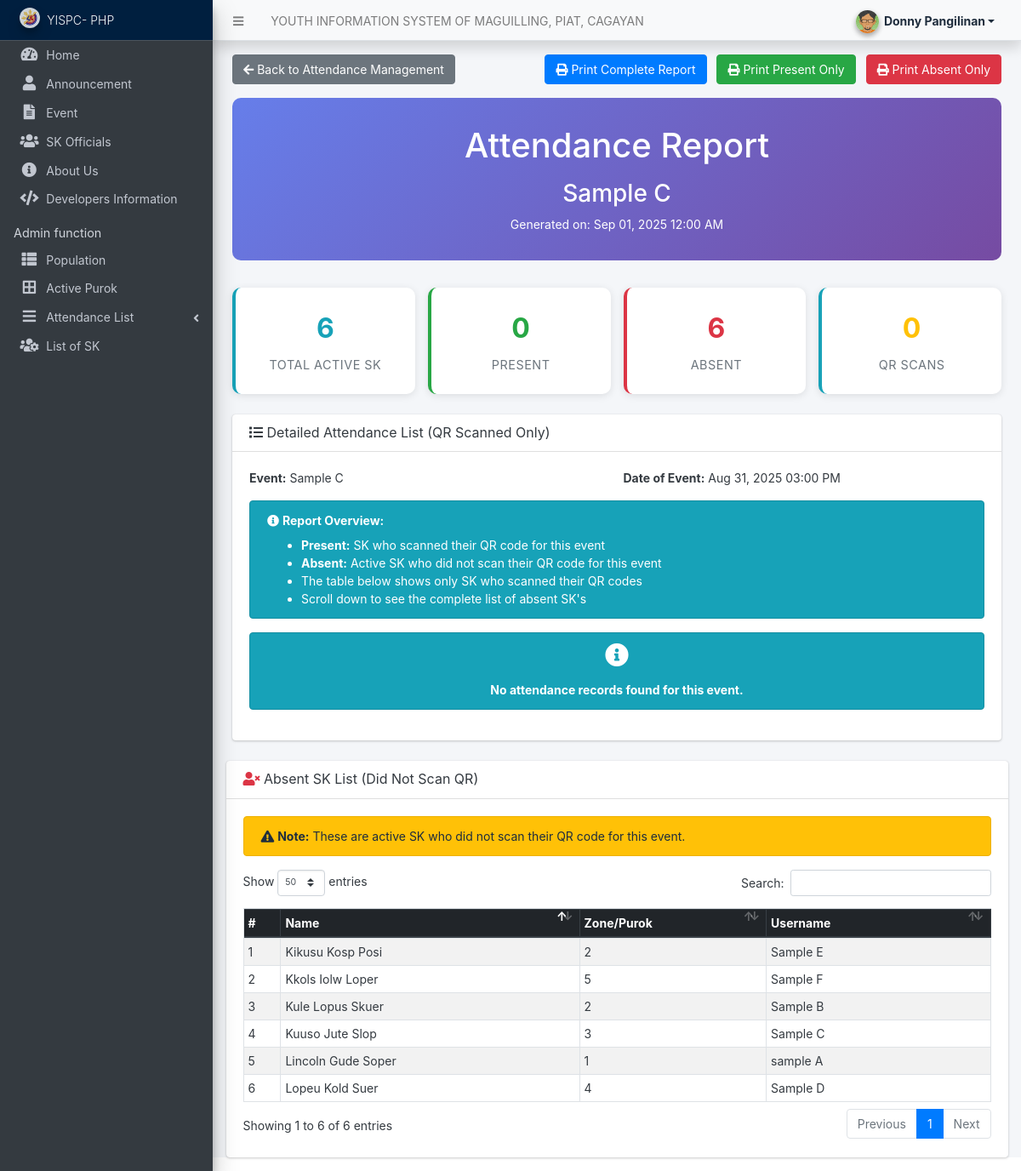
Page /admin/?page=attendance/attendance_report&event_id=18 (signed in) on the committed database.
### tables this page shows
CREATE TABLE `event_list` (
  `id` int(11) NOT NULL,
  `title` varchar(255) NOT NULL,
  `description` text DEFAULT NULL,
  `image_path` varchar(255) DEFAULT NULL,
  `image_paths` text DEFAULT NULL,
  `images` text DEFAULT NULL,
  `date_created` datetime DEFAULT current_timestamp()
);

CREATE TABLE `users` (
  `id` int(50) NOT NULL,
  `firstname` varchar(250) NOT NULL,
  `middlename` text DEFAULT NULL,
  `lastname` varchar(250) NOT NULL,
  `username` text NOT NULL,
  `password` text NOT NULL,
  `security_question` varchar(255) DEFAULT NULL,
  `security_answer` varchar(255) DEFAULT NULL,
  `avatar` text DEFAULT NULL,
  `qr_code` text DEFAULT NULL,
  `last_login` datetime DEFAULT NULL,
  `type` tinyint(1) NOT NULL DEFAULT 0,
  `status` tinyint(1) NOT NULL DEFAULT 1,
  `date_added` datetime NOT NULL DEFAULT current_timestamp(),
  `date_updated` datetime DEFAULT current_timestamp() ON UPDATE current_timestamp(),
  `zone` int(1) NOT NULL,
  `birthdate` date DEFAULT NULL,
  `age` int(3) NOT NULL,
  `sex` enum('Male','Female') NOT NULL
);

### admin/attendance/attendance_report.php (the view, shortened to what this page needs)
<?php
$event_id = intval($_GET['event_id']);
$event_qry = $conn->query("SELECT * FROM `event_list` WHERE id = '{$event_id}'");
$event = $event_qry->fetch_assoc();
$attendance_qry = $conn->query("
    SELECT
        ea.*,
        CONCAT(u.firstname, ' ', COALESCE(CONCAT(u.middlename, ' '), ''), u.lastname) as attendee_name,
        u.avatar as attendee_avatar,
        u.zone as attendee_zone,
        CONCAT(scanner.firstname, ' ', COALESCE(CONCAT(scanner.middlename, ' '), ''), scanner.lastname) as scanner_name
    FROM `event_attendance` ea
    LEFT JOIN `users` u ON ea.user_id = u.id
    LEFT JOIN `users` scanner ON ea.scanner_user_id = scanner.id
    WHERE ea.event_id = '{$event_id}'
    ORDER BY ea.scan_time DESC
");
$present_count = 0;
$attendance_qry->data_seek(0);
$attendance_qry->data_seek(0);
$total_active_users_qry = $conn->query("SELECT COUNT(*) as count FROM `users` WHERE `status` = 1 AND `type` != 1");
$total_active_users = $total_active_users_qry->fetch_assoc()['count'];
$absent_count = $total_active_users - $present_count;
$total_attendees = $attendance_qry->num_rows;
$absent_users_qry = $conn->query("
    SELECT
        u.id,
        CONCAT(u.firstname, ' ', COALESCE(CONCAT(u.middlename, ' '), ''), u.lastname) as full_name,
        u.zone,
        u.username
    FROM `users` u
    WHERE u.status = 1
    AND u.type != 1
    AND u.id NOT IN (
        SELECT ea.user_id
        FROM `event_attendance` ea
        WHERE ea.event_id = '{$event_id}'
        AND ea.status = 'present'
    )
    ORDER BY u.firstname, u.lastname
");
?>
<div class="container-fluid">
    <div class="row no-print mb-3">
        <div class="col-12">
            <a href="./?page=attendance" class="btn btn-secondary">
                <i class="fas fa-arrow-left"></i> Back to Attendance Management
            </a>
            <div class="float-right">
                <button onclick="printAll()" class="btn btn-primary mr-2">
                    <i class="fas fa-print"></i> Print Complete Report
                </button>
                <button onclick="printPresent()" class="btn btn-success mr-2">
                    <i class="fas fa-print"></i> Print Present Only
                </button>
                <button onclick="printAbsent()" class="btn btn-danger">
                    <i class="fas fa-print"></i> Print Absent Only
                </button>
            </div>
        </div>
    </div>
    <div class="report-header text-center">
        <h1 class="mb-3">Attendance Report</h1>
        <h3><?= htmlspecialchars($event['title']) ?></h3>
        <p class="mb-0">Generated on: <?= date("M d, Y h:i A") ?></p>
    </div>
    <div class="row mb-4">
        <div class="col-md-3">
            <div class="stat-card total">
                <div class="stat-number text-info"><?= $total_active_users ?></div>
                <div class="stat-label">Total Active SK</div>
            </div>
        </div>
        <div class="col-md-3">
            <div class="stat-card present">
                <div class="stat-number text-success"><?= $present_count ?></div>
                <div class="stat-label">Present</div>
            </div>
        </div>
        <div class="col-md-3">
            <div class="stat-card absent">
                <div class="stat-number text-danger"><?= $absent_count ?></div>
                <div class="stat-label">Absent</div>
            </div>
        </div>
        <div class="col-md-3">
            <div class="stat-card total">
                <div class="stat-number text-warning"><?= $total_attendees ?></div>
                <div class="stat-label">QR Scans</div>
            </div>
        </div>
    </div>
    <div class="card">
        <div class="card-header">
            <h4 class="card-title mb-0">
                <i class="fas fa-list"></i> Detailed Attendance List (QR Scanned Only)
            </h4>
        </div>
        <div class="card-body print-section" id="presentSection">
            <div class="row mb-3">
                <div class="col-md-6">
                    <strong>Event:</strong> <?= htmlspecialchars($event['title']) ?>
                </div>
                <div class="col-md-6">
                    <strong>Date of Event:</strong> <?= date("M d, Y h:i A", strtotime($event['date_created'])) ?>
                </div>
            </div>
            <div class="alert alert-info">
                <i class="fas fa-info-circle"></i>
                <strong>Report Overview:</strong>
                <ul class="mb-0 mt-2">
                    <li><strong>Present:</strong> SK who scanned their QR code for this event</li>
                    <li><strong>Absent:</strong> Active SK who did not scan their QR code for this event</li>
                    <li>The table below shows only SK who scanned their QR codes</li>
                    <li>Scroll down to see the complete list of absent SK's</li>
                </ul>
            </div>
            <?php if($total_attendees > 0): ?>
            <div class="table-responsive">
                <table class="table table-striped table-bordered" id="reportTable">
                    <thead class="thead-dark">
                        <tr>
                            <th width="5%">#</th>
                            <th width="30%">Attendee Name</th>
                            <th width="20%">Zone/Purok</th>
                            <th width="25%">Scan Time</th>
                            <th width="10%">Status</th>
                            <th width="10%">Scanned By</th>
                        </tr>
                    </thead>
                    <tbody>
                        <?php
                        $i = 1;
                        while($row = $attendance_qry->fetch_assoc()):
                        ?>
                        <tr>
                            <td><?= $i++ ?></td>
                            <td><?= htmlspecialchars($row['attendee_name']) ?></td>
                            <td><?= !empty($row['attendee_zone']) ? htmlspecialchars($row['attendee_zone']) : '<span class="text-muted">N/A</span>' ?></td>
                            <td><?= date("M d, Y h:i:s A", strtotime($row['scan_time'])) ?></td>
                            <td class="text-center">
                                <?php if($row['status'] == 'present'): ?>
                                    <span class="badge badge-success">Present</span>
                                <?php else: ?>
                                    <span class="badge badge-danger">Absent</span>
                                <?php endif; ?>
                            </td>
                            <td><?= !empty($row['scanner_name']) ? htmlspecialchars($row['scanner_name']) : '<em class="text-muted">Auto-scan</em>' ?></td>
                        </tr>
                        <?php endwhile; ?>
                    </tbody>
                </table>
            </div>
            <?php else: ?>
            <div class="alert alert-info text-center">
                <i class="fas fa-info-circle fa-2x mb-3"></i><br>
                <strong>No attendance records found for this event.</strong>
            </div>
            <?php endif; ?>
        </div>
    </div>
</div>
<div class="card mt-4">
    <div class="card-header">
        <h4 class="card-title mb-0">
            <i class="fas fa-user-times text-danger"></i> Absent SK List (Did Not Scan QR)
        </h4>
    </div>
    <div class="card-body print-section" id="absentSection">
        <div class="alert alert-warning">
            <i class="fas fa-exclamation-triangle"></i>
            <strong>Note:</strong> These are active SK who did not scan their QR code for this event.
        </div>
        <?php if($absent_count > 0): ?>
        <div class="table-responsive">
            <table class="table table-striped table-bordered" id="absentTable">
                <thead class="thead-dark">
                    <tr>
                        <th width="5%">#</th>
                        <th width="40%">Name</th>
                        <th width="25%">Zone/Purok</th>
                        <th width="30%">Username</th>
                    </tr>
                </thead>
                <tbody>
                    <?php
                    $j = 1;
                    while($absent_row = $absent_users_qry->fetch_assoc()):
                    ?>
                    <tr>
                        <td><?= $j++ ?></td>
                        <td><?= htmlspecialchars($absent_row['full_name']) ?></td>
                        <td><?= !empty($absent_row['zone']) ? htmlspecialchars($absent_row['zone']) : '<span class="text-muted">N/A</span>' ?></td>
                        <td><?= htmlspecialchars($absent_row['username']) ?></td>
                    </tr>
                    <?php endwhile; ?>
                </tbody>
            </table>
        </div>
        <?php endif; ?>
    </div>
</div>

### admin/attendance/attendance_report.php (style rules this page uses)
.report-header { background: linear-gradient(135deg, #667eea 0%, #764ba2 100%); color: white; padding: 2rem; border-radius: 10px; margin-bottom: 2rem; }
.stat-card { background: white; border-radius: 10px; padding: 1.5rem; text-align: center; box-shadow: 0 2px 10px rgba(0,0,0,0.1); border-left: 4px solid; }
.stat-card.total { border-left-color: #17a2b8; }
.stat-card.present { border-left-color: #28a745; }
.stat-card.absent { border-left-color: #dc3545; }
.stat-number { font-size: 2rem; font-weight: bold; margin-bottom: 0.5rem; }
.stat-label { color: #6c757d; font-size: 0.9rem; text-transform: uppercase; letter-spacing: 0.5px; }

### rows in the picture
event_list: title "Sample C", date_created "Aug 31, 2025 03:00 PM"
users: full_name "Kikusu Kosp Posi", zone "2", username "Sample E"
users: full_name "Kkols Iolw Loper", zone "5", username "Sample F"
users: full_name "Kule Lopus Skuer", zone "2", username "Sample B"
users: full_name "Kuuso Jute Slop", zone "3", username "Sample C"
users: full_name "Lincoln Gude Soper", zone "1", username "sample A"
users: full_name "Lopeu Kold Suer", zone "4", username "Sample D"

### other values in the picture
$_settings->info('name') "YOUTH INFORMATION SYSTEM OF MAGUILLING, PIAT, CAGAYAN"
$_settings->userdata('firstname').' '.$_settings->userdata('lastname') "Donny Pangilinan"
$_settings->info('short_name') "YISPC- PHP"
$total_active_users "6"
$present_count "0"
$absent_count "6"
$total_attendees "0"
